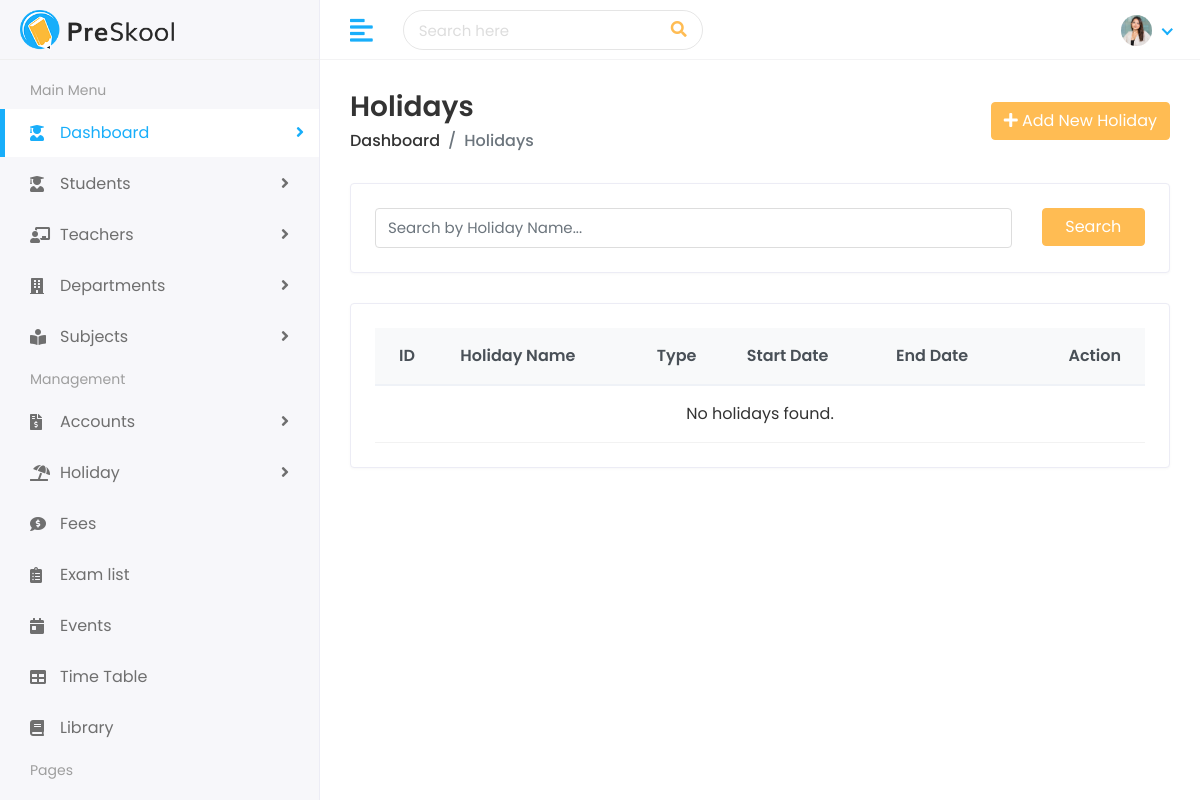
The page /holidays/list/ on the database as committed earlier.
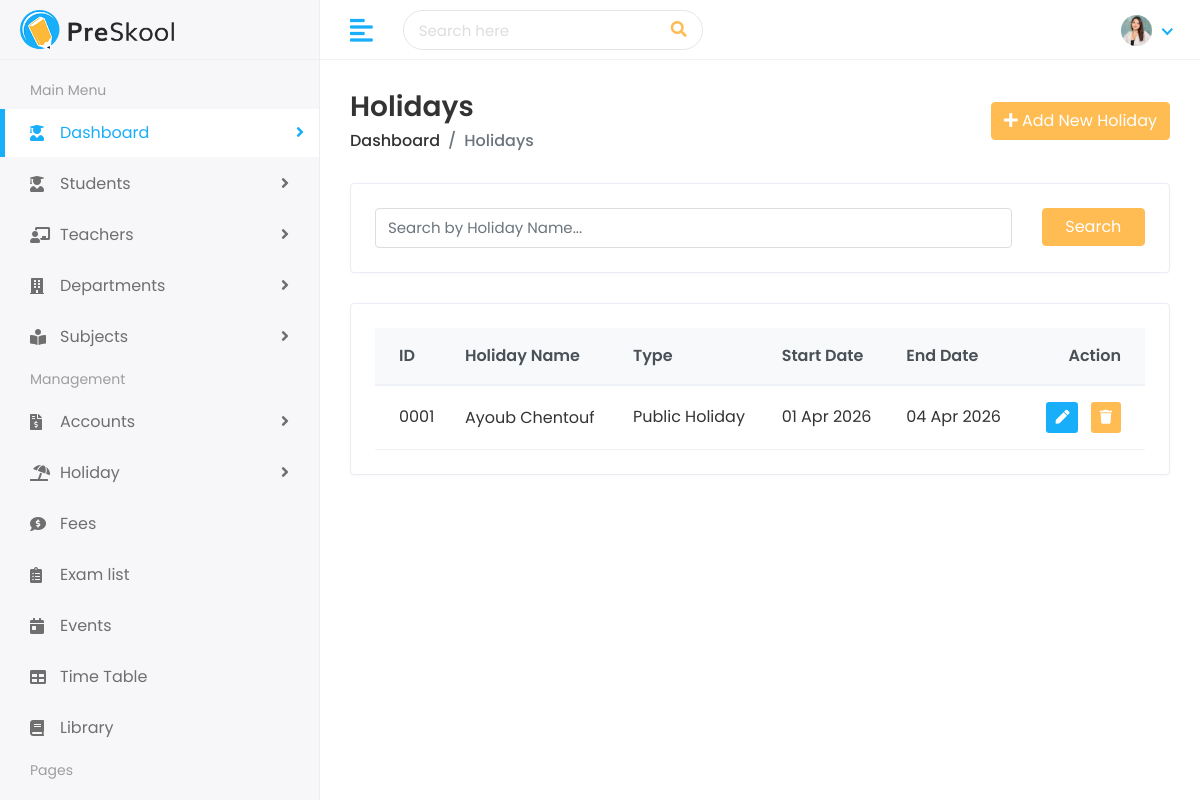
The same page on the database as committed later.
### holidays/models.py (models this page shows, shortened)
class Holiday(models.Model):
    holiday_id = models.CharField(max_length=20, unique=True)
    name = models.CharField(max_length=200)
    holiday_type = models.CharField(max_length=100, default='Public Holiday')
    start_date = models.DateField()
    end_date = models.DateField()
    description = models.TextField(blank=True)
    class Meta:
        ordering = ['start_date']

### holidays/views.py (the view)
# urls.py: path('list/', views.holiday_list, name='holiday_list'),
def holiday_list(request):
    holidays = Holiday.objects.all()
    return render(request, 'holidays/holidays.html', {'holidays': holidays})

### templates/holidays/holidays.html (shortened to what the changed rows need)
{% extends 'Home/base.html' %}
{% block body %}
<div class="page-wrapper">
    <div class="content container-fluid">
        <div class="row">
            <div class="col-sm-12">
                <div class="card card-table">
                    <div class="card-body">
                        <div class="table-responsive">
                            <table class="table table-hover table-center mb-0">
                                <thead class="thead-light">
                                    <tr>
                                        <th>ID</th>
                                        <th>Holiday Name</th>
                                        <th>Type</th>
                                        <th>Start Date</th>
                                        <th>End Date</th>
                                        <th class="text-right">Action</th>
                                    </tr>
                                </thead>
                                <tbody>
                                    {% for holiday in holidays %}
                                    <tr>
                                        <td>{{ holiday.holiday_id }}</td>
                                        <td>
                                            <h2><a>{{ holiday.name }}</a></h2>
                                        </td>
                                        <td>{{ holiday.holiday_type }}</td>
                                        <td>{{ holiday.start_date|date:"d M Y" }}</td>
                                        <td>{{ holiday.end_date|date:"d M Y" }}</td>
                                        <td class="text-right">
                                            <div class="actions">
                                                <a href="{% url 'edit_holiday' holiday.holiday_id %}" class="btn btn-sm bg-success-light mr-2">
                                                    <i class="fas fa-pen"></i>
                                                </a>
                                                <a href="{% url 'delete_holiday' holiday.holiday_id %}" class="btn btn-sm bg-danger-light" onclick="return confirm('Are you sure you want to delete {{ holiday.name }}?');">
                                                    <i class="fas fa-trash"></i>
                                                </a>
                                            </div>
                                        </td>
                                    </tr>
                                    {% empty %}
                                    <tr>
                                        <td colspan="6" class="text-center">No holidays found.</td>
                                    </tr>
                                    {% endfor %}
                                </tbody>
                            </table>
                        </div>
                    </div>
                </div>
            </div>
        </div>
    </div>
</div>
{% endblock %}

Rows that differ between the two databases and show on the page:
added Holiday: holiday_id "0001", name "Ayoub Chentouf", holiday_type "Public Holiday", start_date "01 Apr 2026", end_date "04 Apr 2026"
Other text that changed with them:
text no longer shown: "No holidays found."
